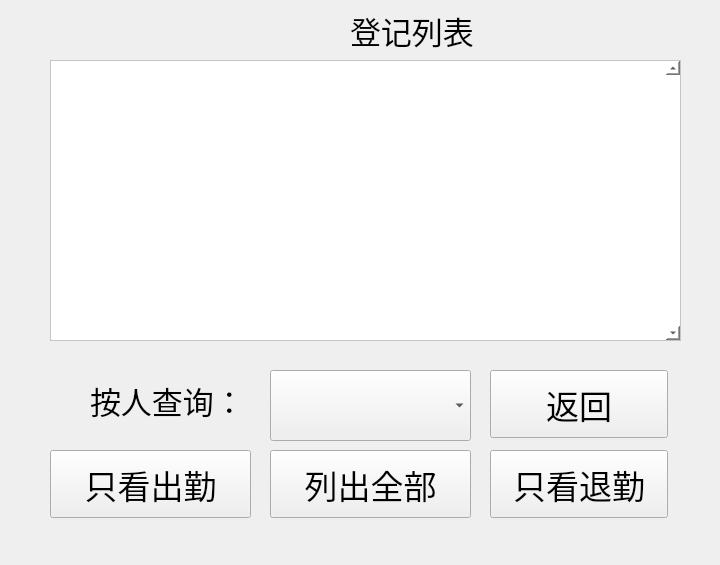
<?xml version="1.0" encoding="UTF-8"?>
<ui version="4.0">
 <class>pageoflistcheckedman</class>
 <widget class="QWidget" name="pageoflistcheckedman">
  <property name="geometry">
   <rect>
    <x>0</x>
    <y>0</y>
    <width>720</width>
    <height>565</height>
   </rect>
  </property>
  <property name="windowTitle">
   <string>Form</string>
  </property>
  <property name="styleSheet">
   <string notr="true"/>
  </property>
  <widget class="QLabel" name="label">
   <property name="geometry">
    <rect>
     <x>350</x>
     <y>10</y>
     <width>141</width>
     <height>41</height>
    </rect>
   </property>
   <property name="font">
    <font>
     <pointsize>23</pointsize>
    </font>
   </property>
   <property name="text">
    <string>登记列表</string>
   </property>
  </widget>
  <widget class="QPushButton" name="pushButton_cancel">
   <property name="geometry">
    <rect>
     <x>490</x>
     <y>370</y>
     <width>178</width>
     <height>68</height>
    </rect>
   </property>
   <property name="font">
    <font>
     <pointsize>25</pointsize>
    </font>
   </property>
   <property name="text">
    <string>返回</string>
   </property>
  </widget>
  <widget class="QTextBrowser" name="textBrowser_listcheckedman">
   <property name="geometry">
    <rect>
     <x>50</x>
     <y>60</y>
     <width>631</width>
     <height>281</height>
    </rect>
   </property>
   <property name="font">
    <font>
     <pointsize>25</pointsize>
    </font>
   </property>
   <property name="styleSheet">
    <string notr="true">background-color: rgb(255, 255, 255);</string>
   </property>
   <property name="verticalScrollBarPolicy">
    <enum>Qt::ScrollBarAlwaysOn</enum>
   </property>
  </widget>
  <widget class="QPushButton" name="pushButton_list_chuqin">
   <property name="geometry">
    <rect>
     <x>50</x>
     <y>450</y>
     <width>201</width>
     <height>68</height>
    </rect>
   </property>
   <property name="font">
    <font>
     <pointsize>25</pointsize>
    </font>
   </property>
   <property name="text">
    <string>只看出勤</string>
   </property>
  </widget>
  <widget class="QPushButton" name="pushButton_list_tuiqin">
   <property name="geometry">
    <rect>
     <x>490</x>
     <y>450</y>
     <width>178</width>
     <height>68</height>
    </rect>
   </property>
   <property name="font">
    <font>
     <pointsize>25</pointsize>
    </font>
   </property>
   <property name="text">
    <string>只看退勤</string>
   </property>
  </widget>
  <widget class="QPushButton" name="pushButton_list_all">
   <property name="geometry">
    <rect>
     <x>270</x>
     <y>450</y>
     <width>201</width>
     <height>68</height>
    </rect>
   </property>
   <property name="font">
    <font>
     <pointsize>25</pointsize>
    </font>
   </property>
   <property name="text">
    <string>列出全部</string>
   </property>
  </widget>
  <widget class="QComboBox" name="comboBox_choostwho">
   <property name="geometry">
    <rect>
     <x>270</x>
     <y>370</y>
     <width>201</width>
     <height>71</height>
    </rect>
   </property>
   <property name="font">
    <font>
     <pointsize>25</pointsize>
    </font>
   </property>
   <property name="iconSize">
    <size>
     <width>25</width>
     <height>25</height>
    </size>
   </property>
  </widget>
  <widget class="QLabel" name="label_2">
   <property name="geometry">
    <rect>
     <x>90</x>
     <y>380</y>
     <width>151</width>
     <height>41</height>
    </rect>
   </property>
   <property name="font">
    <font>
     <pointsize>23</pointsize>
    </font>
   </property>
   <property name="text">
    <string>按人查询：</string>
   </property>
  </widget>
 </widget>
 <resources/>
 <connections/>
</ui>
